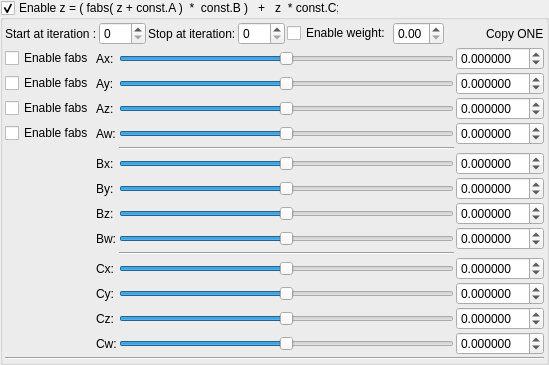
    <widget class="MyGroupBox" name="groupCheck_transform_fabsAddConstant1_enabled">
     <property name="title">
      <string>Enable z = ( fabs( z + const.A )  *  const.B )   +   z  * const.C; </string>
     </property>
     <property name="checkable">
      <bool>true</bool>
     </property>
     <layout class="QVBoxLayout" name="verticalLayout_3" stretch="0,0,0">
      <property name="spacing">
       <number>2</number>
      </property>
      <property name="leftMargin">
       <number>2</number>
      </property>
      <property name="topMargin">
       <number>2</number>
      </property>
      <property name="rightMargin">
       <number>2</number>
      </property>
      <property name="bottomMargin">
       <number>2</number>
      </property>
      <item>
       <layout class="QGridLayout" name="gridLayout">
        <property name="spacing">
         <number>2</number>
        </property>
        <item row="1" column="7">
         <spacer name="horizontalSpacer">
          <property name="orientation">
           <enum>Qt::Horizontal</enum>
          </property>
          <property name="sizeHint" stdset="0">
           <size>
            <width>40</width>
            <height>20</height>
           </size>
          </property>
         </spacer>
        </item>
        <item row="1" column="2">
         <widget class="QLabel" name="label_16">
          <property name="text">
           <string>Stop at iteration:</string>
          </property>
         </widget>
        </item>
        <item row="1" column="3">
         <widget class="MySpinBox" name="spinboxInt_transform_fabsAddConstant1_stop_iterations">
          <property name="sizePolicy">
           <sizepolicy hsizetype="Minimum" vsizetype="Maximum">
            <horstretch>0</horstretch>
            <verstretch>0</verstretch>
           </sizepolicy>
          </property>
          <property name="maximum">
           <number>250</number>
          </property>
         </widget>
        </item>
        <item row="1" column="1">
         <widget class="MySpinBox" name="spinboxInt_transform_fabsAddConstant1_start_iterations">
          <property name="sizePolicy">
           <sizepolicy hsizetype="Minimum" vsizetype="Maximum">
            <horstretch>0</horstretch>
            <verstretch>0</verstretch>
           </sizepolicy>
          </property>
          <property name="maximum">
           <number>250</number>
          </property>
         </widget>
        </item>
        <item row="1" column="8">
         <widget class="QLabel" name="label_125">
          <property name="text">
           <string>Copy ONE</string>
          </property>
         </widget>
        </item>
        <item row="1" column="0">
         <widget class="QLabel" name="label_21">
          <property name="text">
           <string>Start at iteration :</string>
          </property>
         </widget>
        </item>
        <item row="1" column="6">
         <widget class="MyDoubleSpinBox" name="spinbox_transform_fabsAddConstant1_weight">
          <property name="sizePolicy">
           <sizepolicy hsizetype="Minimum" vsizetype="Maximum">
            <horstretch>0</horstretch>
            <verstretch>0</verstretch>
           </sizepolicy>
          </property>
          <property name="decimals">
           <number>2</number>
          </property>
          <property name="minimum">
           <double>0.000000000000000</double>
          </property>
          <property name="maximum">
           <double>1.000000000000000</double>
          </property>
          <property name="singleStep">
           <double>0.100000000000000</double>
          </property>
         </widget>
        </item>
        <item row="1" column="4">
         <widget class="QCheckBox" name="checkBox_transform_fabsAddConstant1_weight_enabled">
          <property name="text">
           <string>Enable weight:</string>
          </property>
         </widget>
        </item>
       </layout>
      </item>
      <item>
       <layout class="QGridLayout" name="gridLayout_4">
        <property name="spacing">
         <number>2</number>
        </property>
        <item row="3" column="3">
         <widget class="MyDoubleSpinBox" name="spinbox_transform_fabsAddConstant1AW">
          <property name="sizePolicy">
           <sizepolicy hsizetype="Minimum" vsizetype="Maximum">
            <horstretch>0</horstretch>
            <verstretch>0</verstretch>
           </sizepolicy>
          </property>
          <property name="decimals">
           <number>6</number>
          </property>
          <property name="minimum">
           <double>-99.989999999999995</double>
          </property>
          <property name="maximum">
           <double>99.989999999999995</double>
          </property>
          <property name="singleStep">
           <double>0.100000000000000</double>
          </property>
         </widget>
        </item>
        <item row="10" column="2">
         <widget class="QSlider" name="slider3_transform_fabsAddConstant1C_x">
          <property name="sizePolicy">
           <sizepolicy hsizetype="Expanding" vsizetype="Maximum">
            <horstretch>0</horstretch>
            <verstretch>0</verstretch>
           </sizepolicy>
          </property>
          <property name="minimum">
           <number>-1000000</number>
          </property>
          <property name="maximum">
           <number>1000000</number>
          </property>
          <property name="value">
           <number>0</number>
          </property>
          <property name="sliderPosition">
           <number>0</number>
          </property>
          <property name="orientation">
           <enum>Qt::Horizontal</enum>
          </property>
         </widget>
        </item>
        <item row="5" column="1">
         <widget class="QLabel" name="label_83">
          <property name="text">
           <string>Bx:</string>
          </property>
         </widget>
        </item>
        <item row="0" column="0">
         <widget class="QCheckBox" name="checkBox_transform_fabsAddConstant1_enabled_x">
          <property name="text">
           <string>Enable fabs</string>
          </property>
         </widget>
        </item>
        <item row="1" column="3">
         <widget class="MyDoubleSpinBox" name="spinbox3_transform_fabsAddConstant1A_y">
          <property name="sizePolicy">
           <sizepolicy hsizetype="Minimum" vsizetype="Maximum">
            <horstretch>0</horstretch>
            <verstretch>0</verstretch>
           </sizepolicy>
          </property>
          <property name="decimals">
           <number>6</number>
          </property>
          <property name="minimum">
           <double>-99.989999999999995</double>
          </property>
          <property name="maximum">
           <double>99.989999999999995</double>
          </property>
          <property name="singleStep">
           <double>0.100000000000000</double>
          </property>
         </widget>
        </item>
        <item row="11" column="2">
         <widget class="QSlider" name="slider3_transform_fabsAddConstant1C_y">
          <property name="sizePolicy">
           <sizepolicy hsizetype="Expanding" vsizetype="Maximum">
            <horstretch>0</horstretch>
            <verstretch>0</verstretch>
           </sizepolicy>
          </property>
          <property name="minimum">
           <number>-1000000</number>
          </property>
          <property name="maximum">
           <number>1000000</number>
          </property>
          <property name="orientation">
           <enum>Qt::Horizontal</enum>
          </property>
         </widget>
        </item>
        <item row="10" column="1">
         <widget class="QLabel" name="label_122">
          <property name="text">
           <string>Cx:</string>
          </property>
         </widget>
        </item>
        <item row="7" column="1">
         <widget class="QLabel" name="label_84">
          <property name="text">
           <string>Bz:</string>
          </property>
         </widget>
        </item>
        <item row="5" column="2">
         <widget class="QSlider" name="slider3_transform_fabsAddConstant1B_x">
          <property name="sizePolicy">
           <sizepolicy hsizetype="Expanding" vsizetype="Maximum">
            <horstretch>0</horstretch>
            <verstretch>0</verstretch>
           </sizepolicy>
          </property>
          <property name="minimum">
           <number>-1000000</number>
          </property>
          <property name="maximum">
           <number>1000000</number>
          </property>
          <property name="value">
           <number>0</number>
          </property>
          <property name="sliderPosition">
           <number>0</number>
          </property>
          <property name="orientation">
           <enum>Qt::Horizontal</enum>
          </property>
         </widget>
        </item>
        <item row="13" column="3">
         <widget class="MyDoubleSpinBox" name="spinbox_transform_fabsAddConstant1CW">
          <property name="sizePolicy">
           <sizepolicy hsizetype="Minimum" vsizetype="Maximum">
            <horstretch>0</horstretch>
            <verstretch>0</verstretch>
           </sizepolicy>
          </property>
          <property name="decimals">
           <number>6</number>
          </property>
          <property name="minimum">
           <double>-99.989999999999995</double>
          </property>
          <property name="maximum">
           <double>99.989999999999995</double>
          </property>
          <property name="singleStep">
           <double>0.100000000000000</double>
          </property>
         </widget>
        </item>
        <item row="13" column="2">
         <widget class="QSlider" name="slider_transform_fabsAddConstant1CW">
          <property name="sizePolicy">
           <sizepolicy hsizetype="Expanding" vsizetype="Maximum">
            <horstretch>0</horstretch>
            <verstretch>0</verstretch>
           </sizepolicy>
          </property>
          <property name="minimum">
           <number>-1000000</number>
          </property>
          <property name="maximum">
           <number>1000000</number>
          </property>
          <property name="orientation">
           <enum>Qt::Horizontal</enum>
          </property>
         </widget>
        </item>
        <item row="12" column="3">
         <widget class="MyDoubleSpinBox" name="spinbox3_transform_fabsAddConstant1C_z">
          <property name="sizePolicy">
           <sizepolicy hsizetype="Minimum" vsizetype="Maximum">
            <horstretch>0</horstretch>
            <verstretch>0</verstretch>
           </sizepolicy>
          </property>
          <property name="decimals">
           <number>6</number>
          </property>
          <property name="minimum">
           <double>-99.989999999999995</double>
          </property>
          <property name="maximum">
           <double>99.989999999999995</double>
          </property>
          <property name="singleStep">
           <double>0.100000000000000</double>
          </property>
         </widget>
        </item>
        <item row="11" column="3">
         <widget class="MyDoubleSpinBox" name="spinbox3_transform_fabsAddConstant1C_y">
          <property name="sizePolicy">
           <sizepolicy hsizetype="Minimum" vsizetype="Maximum">
            <horstretch>0</horstretch>
            <verstretch>0</verstretch>
           </sizepolicy>
          </property>
          <property name="decimals">
           <number>6</number>
          </property>
          <property name="minimum">
           <double>-99.989999999999995</double>
          </property>
          <property name="maximum">
           <double>99.989999999999995</double>
          </property>
          <property name="singleStep">
           <double>0.100000000000000</double>
          </property>
         </widget>
        </item>
        <item row="1" column="0">
         <widget class="QCheckBox" name="checkBox_transform_fabsAddConstant1_enabled_y">
          <property name="text">
           <string>Enable fabs</string>
          </property>
         </widget>
        </item>
        <item row="2" column="0">
         <widget class="QCheckBox" name="checkBox_transform_fabsAddConstant1_enabled_z">
          <property name="text">
           <string>Enable fabs</string>
          </property>
         </widget>
        </item>
        <item row="0" column="3">
         <widget class="MyDoubleSpinBox" name="spinbox3_transform_fabsAddConstant1A_x">
          <property name="sizePolicy">
           <sizepolicy hsizetype="Minimum" vsizetype="Maximum">
            <horstretch>0</horstretch>
            <verstretch>0</verstretch>
           </sizepolicy>
          </property>
          <property name="prefix">
           <string/>
          </property>
          <property name="decimals">
           <number>6</number>
          </property>
          <property name="minimum">
           <double>-99.989999999999995</double>
          </property>
          <property name="singleStep">
           <double>0.100000000000000</double>
          </property>
         </widget>
        </item>
        <item row="7" column="3">
         <widget class="MyDoubleSpinBox" name="spinbox3_transform_fabsAddConstant1B_z">
          <property name="sizePolicy">
           <sizepolicy hsizetype="Minimum" vsizetype="Maximum">
            <horstretch>0</horstretch>
            <verstretch>0</verstretch>
           </sizepolicy>
          </property>
          <property name="decimals">
           <number>6</number>
          </property>
          <property name="minimum">
           <double>-99.989999999999995</double>
          </property>
          <property name="maximum">
           <double>99.989999999999995</double>
          </property>
          <property name="singleStep">
           <double>0.100000000000000</double>
          </property>
         </widget>
        </item>
        <item row="6" column="2">
         <widget class="QSlider" name="slider3_transform_fabsAddConstant1B_y">
          <property name="sizePolicy">
           <sizepolicy hsizetype="Expanding" vsizetype="Maximum">
            <horstretch>0</horstretch>
            <verstretch>0</verstretch>
           </sizepolicy>
          </property>
          <property name="minimum">
           <number>-1000000</number>
          </property>
          <property name="maximum">
           <number>1000000</number>
          </property>
          <property name="orientation">
           <enum>Qt::Horizontal</enum>
          </property>
         </widget>
        </item>
        <item row="12" column="1">
         <widget class="QLabel" name="label_133">
          <property name="text">
           <string>Cz:</string>
          </property>
         </widget>
        </item>
        <item row="11" column="1">
         <widget class="QLabel" name="label_132">
          <property name="text">
           <string>Cy:</string>
          </property>
         </widget>
        </item>
        <item row="6" column="3">
         <widget class="MyDoubleSpinBox" name="spinbox3_transform_fabsAddConstant1B_y">
          <property name="sizePolicy">
           <sizepolicy hsizetype="Minimum" vsizetype="Maximum">
            <horstretch>0</horstretch>
            <verstretch>0</verstretch>
           </sizepolicy>
          </property>
          <property name="decimals">
           <number>6</number>
          </property>
          <property name="minimum">
           <double>-99.989999999999995</double>
          </property>
          <property name="maximum">
           <double>99.989999999999995</double>
          </property>
          <property name="singleStep">
           <double>0.100000000000000</double>
          </property>
         </widget>
        </item>
        <item row="12" column="2">
         <widget class="QSlider" name="slider3_transform_fabsAddConstant1C_z">
          <property name="sizePolicy">
           <sizepolicy hsizetype="Expanding" vsizetype="Maximum">
            <horstretch>0</horstretch>
            <verstretch>0</verstretch>
           </sizepolicy>
          </property>
          <property name="minimum">
           <number>-1000000</number>
          </property>
          <property name="maximum">
           <number>1000000</number>
          </property>
          <property name="orientation">
           <enum>Qt::Horizontal</enum>
          </property>
         </widget>
        </item>
        <item row="1" column="2">
         <widget class="QSlider" name="slider3_transform_fabsAddConstant1A_y">
          <property name="sizePolicy">
           <sizepolicy hsizetype="Expanding" vsizetype="Maximum">
            <horstretch>0</horstretch>
            <verstretch>0</verstretch>
           </sizepolicy>
          </property>
          <property name="minimum">
           <number>-5000000</number>
          </property>
          <property name="maximum">
           <number>5000000</number>
          </property>
          <property name="orientation">
           <enum>Qt::Horizontal</enum>
          </property>
         </widget>
        </item>
        <item row="13" column="1">
         <widget class="QLabel" name="label_134">
          <property name="text">
           <string>Cw:</string>
          </property>
         </widget>
        </item>
        <item row="8" column="1">
         <widget class="QLabel" name="label_87">
          <property name="text">
           <string>Bw:</string>
          </property>
         </widget>
        </item>
        <item row="8" column="3">
         <widget class="MyDoubleSpinBox" name="spinbox_transform_fabsAddConstant1BW">
          <property name="sizePolicy">
           <sizepolicy hsizetype="Minimum" vsizetype="Maximum">
            <horstretch>0</horstretch>
            <verstretch>0</verstretch>
           </sizepolicy>
          </property>
          <property name="decimals">
           <number>6</number>
          </property>
          <property name="minimum">
           <double>-99.989999999999995</double>
          </property>
          <property name="maximum">
           <double>99.989999999999995</double>
          </property>
          <property name="singleStep">
           <double>0.100000000000000</double>
          </property>
         </widget>
        </item>
        <item row="8" column="2">
         <widget class="QSlider" name="slider_transform_fabsAddConstant1BW">
          <property name="sizePolicy">
           <sizepolicy hsizetype="Expanding" vsizetype="Maximum">
            <horstretch>0</horstretch>
            <verstretch>0</verstretch>
           </sizepolicy>
          </property>
          <property name="minimum">
           <number>-1000000</number>
          </property>
          <property name="maximum">
           <number>1000000</number>
          </property>
          <property name="orientation">
           <enum>Qt::Horizontal</enum>
          </property>
         </widget>
        </item>
        <item row="5" column="3">
         <widget class="MyDoubleSpinBox" name="spinbox3_transform_fabsAddConstant1B_x">
          <property name="sizePolicy">
           <sizepolicy hsizetype="Minimum" vsizetype="Maximum">
            <horstretch>0</horstretch>
            <verstretch>0</verstretch>
           </sizepolicy>
          </property>
          <property name="prefix">
           <string/>
          </property>
          <property name="decimals">
           <number>6</number>
          </property>
          <property name="minimum">
           <double>-99.989999999999995</double>
          </property>
          <property name="singleStep">
           <double>0.100000000000000</double>
          </property>
         </widget>
        </item>
        <item row="6" column="1">
         <widget class="QLabel" name="label_82">
          <property name="text">
           <string>By:</string>
          </property>
         </widget>
        </item>
        <item row="7" column="2">
         <widget class="QSlider" name="slider3_transform_fabsAddConstant1B_z">
          <property name="sizePolicy">
           <sizepolicy hsizetype="Expanding" vsizetype="Maximum">
            <horstretch>0</horstretch>
            <verstretch>0</verstretch>
           </sizepolicy>
          </property>
          <property name="minimum">
           <number>-1000000</number>
          </property>
          <property name="maximum">
           <number>1000000</number>
          </property>
          <property name="orientation">
           <enum>Qt::Horizontal</enum>
          </property>
         </widget>
        </item>
        <item row="1" column="1">
         <widget class="QLabel" name="label_23">
          <property name="text">
           <string>Ay:</string>
          </property>
         </widget>
        </item>
        <item row="2" column="2">
         <widget class="QSlider" name="slider3_transform_fabsAddConstant1A_z">
          <property name="sizePolicy">
           <sizepolicy hsizetype="Expanding" vsizetype="Maximum">
            <horstretch>0</horstretch>
            <verstretch>0</verstretch>
           </sizepolicy>
          </property>
          <property name="minimum">
           <number>-5000000</number>
          </property>
          <property name="maximum">
           <number>5000000</number>
          </property>
          <property name="orientation">
           <enum>Qt::Horizontal</enum>
          </property>
         </widget>
        </item>
        <item row="0" column="1">
         <widget class="QLabel" name="label_22">
          <property name="text">
           <string>Ax:</string>
          </property>
         </widget>
        </item>
        <item row="0" column="2">
         <widget class="QSlider" name="slider3_transform_fabsAddConstant1A_x">
          <property name="sizePolicy">
           <sizepolicy hsizetype="Expanding" vsizetype="Maximum">
            <horstretch>0</horstretch>
            <verstretch>0</verstretch>
           </sizepolicy>
          </property>
          <property name="minimum">
           <number>-5000000</number>
          </property>
          <property name="maximum">
           <number>5000000</number>
          </property>
          <property name="value">
           <number>0</number>
          </property>
          <property name="sliderPosition">
           <number>0</number>
          </property>
          <property name="orientation">
           <enum>Qt::Horizontal</enum>
          </property>
         </widget>
        </item>
        <item row="10" column="3">
         <widget class="MyDoubleSpinBox" name="spinbox3_transform_fabsAddConstant1C_x">
          <property name="sizePolicy">
           <sizepolicy hsizetype="Minimum" vsizetype="Maximum">
            <horstretch>0</horstretch>
            <verstretch>0</verstretch>
           </sizepolicy>
          </property>
          <property name="prefix">
           <string/>
          </property>
          <property name="decimals">
           <number>6</number>
          </property>
          <property name="minimum">
           <double>-99.989999999999995</double>
          </property>
          <property name="singleStep">
           <double>0.100000000000000</double>
          </property>
         </widget>
        </item>
        <item row="2" column="1">
         <widget class="QLabel" name="label_24">
          <property name="text">
           <string>Az:</string>
          </property>
         </widget>
        </item>
        <item row="3" column="1">
         <widget class="QLabel" name="label_38">
          <property name="text">
           <string>Aw:</string>
          </property>
         </widget>
        </item>
        <item row="3" column="0">
         <widget class="QCheckBox" name="checkBox_transform_fabsAddConstant1W_enabled">
          <property name="text">
           <string>Enable fabs</string>
          </property>
         </widget>
        </item>
        <item row="2" column="3">
         <widget class="MyDoubleSpinBox" name="spinbox3_transform_fabsAddConstant1A_z">
          <property name="sizePolicy">
           <sizepolicy hsizetype="Minimum" vsizetype="Maximum">
            <horstretch>0</horstretch>
            <verstretch>0</verstretch>
           </sizepolicy>
          </property>
          <property name="decimals">
           <number>6</number>
          </property>
          <property name="minimum">
           <double>-99.989999999999995</double>
          </property>
          <property name="maximum">
           <double>99.989999999999995</double>
          </property>
          <property name="singleStep">
           <double>0.100000000000000</double>
          </property>
         </widget>
        </item>
        <item row="3" column="2">
         <widget class="QSlider" name="slider_transform_fabsAddConstant1AW">
          <property name="sizePolicy">
           <sizepolicy hsizetype="Expanding" vsizetype="Maximum">
            <horstretch>0</horstretch>
            <verstretch>0</verstretch>
           </sizepolicy>
          </property>
          <property name="minimum">
           <number>-5000000</number>
          </property>
          <property name="maximum">
           <number>5000000</number>
          </property>
          <property name="orientation">
           <enum>Qt::Horizontal</enum>
          </property>
         </widget>
        </item>
        <item row="4" column="2">
         <widget class="Line" name="line_35">
          <property name="orientation">
           <enum>Qt::Horizontal</enum>
          </property>
         </widget>
        </item>
        <item row="9" column="2">
         <widget class="Line" name="line_36">
          <property name="orientation">
           <enum>Qt::Horizontal</enum>
          </property>
         </widget>
        </item>
       </layout>
      </item>
      <item>
       <widget class="Line" name="line_6">
        <property name="orientation">
         <enum>Qt::Horizontal</enum>
        </property>
       </widget>
      </item>
     </layout>
    </widget>
